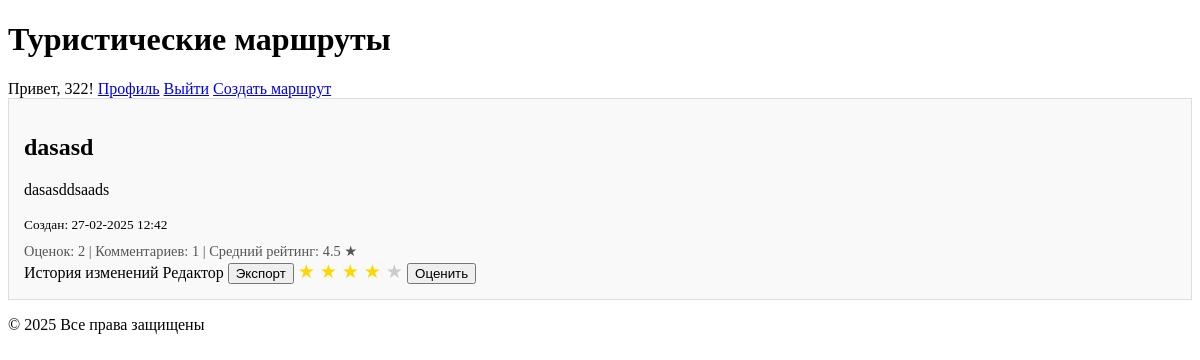
Page / (signed in) on the earlier database version.
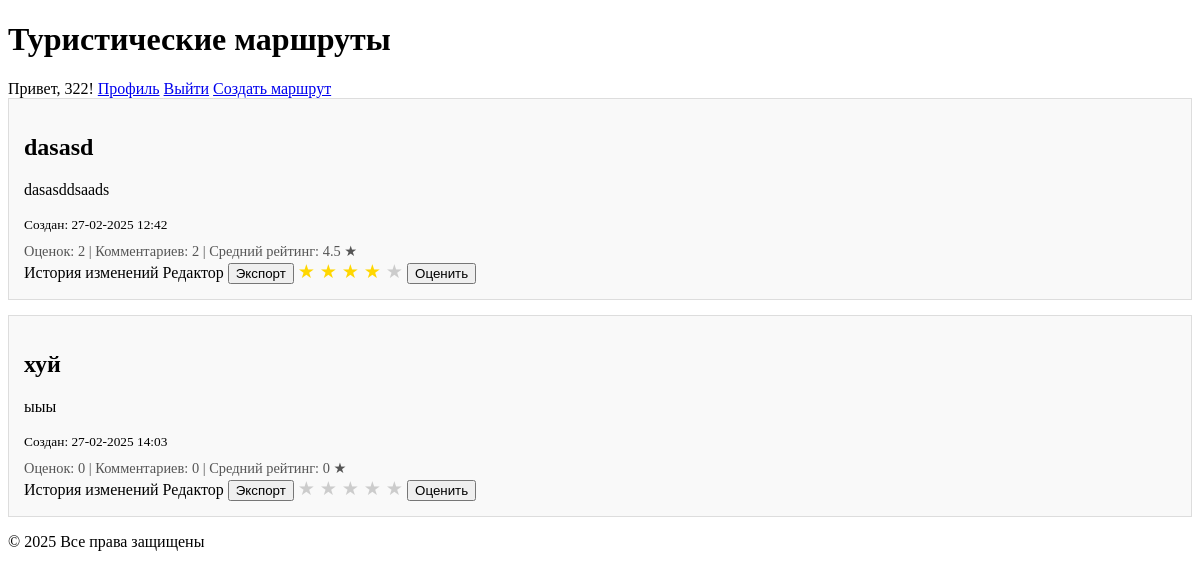
Same page on the later database version.
### app.py (models this page shows)
class Route(db.Model):
    __tablename__ = 'route'
    id = db.Column(db.Integer, primary_key=True)
    title = db.Column(db.String(100), nullable=False)
    description = db.Column(db.Text)
    is_private = db.Column(db.Boolean, default=False)
    moderated = db.Column(db.Boolean, default=False)
    created_at = db.Column(db.DateTime, default=datetime.utcnow)
    updated_at = db.Column(db.DateTime, default=datetime.utcnow, onupdate=datetime.utcnow)
    user_id = db.Column(db.Integer, db.ForeignKey('user.id'))
    photos = db.relationship('Photo', backref='route', lazy=True)
    comments = db.relationship('Comment', backref='route', lazy=True)
    changes = db.relationship('ChangeHistory', backref='route', lazy=True)
    landmarks = db.relationship('Landmark', backref='route', lazy=True)
    points = db.Column(db.Text, nullable=True)
    allMarkers = db.Column(db.Text, nullable=True)
    ratings = db.relationship('Rating', backref='route', lazy='dynamic')
    @property
    def ratings_count(self):
        print(self.ratings)
        return self.ratings.count()
    @property
    def average_rating(self):
        ratings_list = self.ratings.all()
        if ratings_list:
            return round(sum(r.rating for r in ratings_list) / len(ratings_list), 1)
        return 0

class Rating(db.Model):
    id = db.Column(db.Integer, primary_key=True)
    user_id = db.Column(db.Integer, db.ForeignKey('user.id'))
    route_id = db.Column(db.Integer, db.ForeignKey('route.id'))
    rating = db.Column(db.Integer)

### app.py (the view)
@app.route('/')
def index():
    if current_user.is_authenticated:
        routes = Route.query.filter((Route.is_private == False) | (Route.user_id == current_user.id)).all()
        user_ratings = {rating.route_id: rating.rating for rating in Rating.query.filter_by(user_id=current_user.id).all()}
    else:
        routes = Route.query.filter_by(is_private=False).all()
        user_ratings = {}
    return render_template('index.html', routes=routes, user_ratings=user_ratings)

### app.py (called while the page is built)
@login_manager.user_loader
def load_user(user_id):
    return User.query.get(int(user_id))

### templates/index.html (shortened to what this page needs)
<!DOCTYPE html>
<html lang="ru">
<head>
  <link rel="stylesheet" href="{{ url_for('static', filename='css/styles.css') }}">
</head>
<body>
  <header>
    <h1>Туристические маршруты</h1>
    {% if current_user.is_authenticated %}
      <div>
        Привет, {{ current_user.username }}!
        <a href="{{ url_for('user_profile', user_id=current_user.id) }}">Профиль</a>
        <a href="{{ url_for('logout') }}">Выйти</a>
        <a href="{{ url_for('create_route') }}">Создать маршрут</a>
      </div>
    {% else %}
      <a href="{{ url_for('login') }}">Войти</a>
    {% endif %}
  </header>
  <main>
    {% if routes %}
      {% for route in routes %}
      <div class="route-card">
        <a href="{{ url_for('view_route', route_id=route.id) }}">
          <h2>{{ route.title }}</h2>
          <p>{{ route.description }}</p>
          <small>Создан: {{ route.created_at.strftime("%d-%m-%Y %H:%M") }}</small>
        </a>
        <div class="meta-info">
          <span>Оценок: {{ route.ratings_count }}</span> |
          <span>Комментариев: {{ route.comments|length }}</span> |
          <span>Средний рейтинг: {{ route.average_rating }} ★</span>
        </div>
        <div>
          {% if current_user.is_authenticated and route.user_id == current_user.id %}
            <a href="{{ url_for('route_history', route_id=route.id) }}">История изменений</a>
            <a href="{{ url_for('edit_route', route_id=route.id) }}">Редактор</a>
          {% endif %}
          <div class="export-menu">
            <button>Экспорт</button>
          </div>
          {% if current_user.is_authenticated %}
            <form action="{{ url_for('rate_route', route_id=route.id) }}" method="POST" style="display:inline;">
              <div class="star-rating">
                <label for="star5-{{ route.id }}">★</label>
                <label for="star4-{{ route.id }}">★</label>
                <label for="star3-{{ route.id }}">★</label>
                <label for="star2-{{ route.id }}">★</label>
                <label for="star1-{{ route.id }}">★</label>
              </div>
              <button type="submit">Оценить</button>
            </form>
          {% endif %}
        </div>
      </div>
      {% endfor %}
    {% else %}
      <p>Маршрутов пока нет.</p>
    {% endif %}
  </main>
  <footer>
    <p>&copy; {{ current_year if current_year is defined else 2025 }} Все права защищены</p>
  </footer>
</body>
</html>

Differences in the rows shown:
computed for Route "dasasd": comments|length "1" → "2"
added Route: title "хуй", description "ыыы", created_at "27-02-2025 14:03", ratings_count "0", comments|length "0", average_rating "0"
